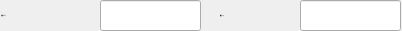
     <widget class="QWidget" name="widget_send_other" native="true">
      <property name="geometry">
       <rect>
        <x>180</x>
        <y>40</y>
        <width>402</width>
        <height>31</height>
       </rect>
      </property>
      <widget class="QLineEdit" name="lineEdit_send_static_pressure">
       <property name="geometry">
        <rect>
         <x>300</x>
         <y>0</y>
         <width>101</width>
         <height>31</height>
        </rect>
       </property>
       <property name="minimumSize">
        <size>
         <width>101</width>
         <height>31</height>
        </size>
       </property>
       <property name="maximumSize">
        <size>
         <width>101</width>
         <height>31</height>
        </size>
       </property>
       <property name="font">
        <font>
         <family>黑体</family>
         <pointsize>-1</pointsize>
        </font>
       </property>
      </widget>
      <widget class="QLineEdit" name="lineEdit_send_air_volume">
       <property name="geometry">
        <rect>
         <x>100</x>
         <y>0</y>
         <width>101</width>
         <height>31</height>
        </rect>
       </property>
       <property name="minimumSize">
        <size>
         <width>101</width>
         <height>31</height>
        </size>
       </property>
       <property name="maximumSize">
        <size>
         <width>101</width>
         <height>31</height>
        </size>
       </property>
       <property name="font">
        <font>
         <family>黑体</family>
         <pointsize>-1</pointsize>
        </font>
       </property>
      </widget>
      <widget class="QLabel" name="label_17">
       <property name="geometry">
        <rect>
         <x>220</x>
         <y>0</y>
         <width>61</width>
         <height>31</height>
        </rect>
       </property>
       <property name="minimumSize">
        <size>
         <width>61</width>
         <height>31</height>
        </size>
       </property>
       <property name="maximumSize">
        <size>
         <width>61</width>
         <height>31</height>
        </size>
       </property>
       <property name="font">
        <font>
         <family>黑体</family>
         <pointsize>-1</pointsize>
        </font>
       </property>
       <property name="text">
        <string>静压(Pa)</string>
       </property>
      </widget>
      <widget class="QLabel" name="label_6">
       <property name="geometry">
        <rect>
         <x>1</x>
         <y>0</y>
         <width>81</width>
         <height>31</height>
        </rect>
       </property>
       <property name="minimumSize">
        <size>
         <width>81</width>
         <height>31</height>
        </size>
       </property>
       <property name="maximumSize">
        <size>
         <width>81</width>
         <height>31</height>
        </size>
       </property>
       <property name="font">
        <font>
         <family>黑体</family>
         <pointsize>-1</pointsize>
        </font>
       </property>
       <property name="text">
        <string>风量(m³/h)</string>
       </property>
      </widget>
     </widget>
